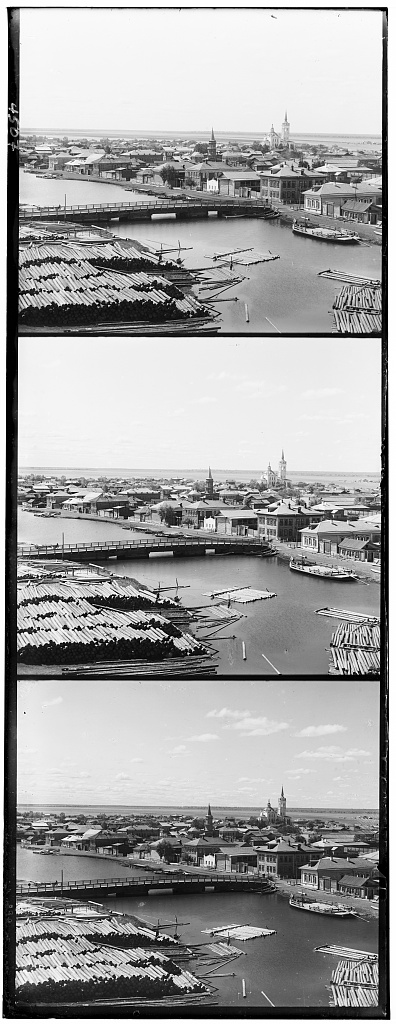
#> input picture proj1/tobolsk.jpg, 396 x 1024 px
$ python recursive_pyramid.py
#> lines starting #> are read from the running program, lines starting #| are printed output that depends on the picture
import numpy as np
import skimage as sk
import time
from pathlib import Path
from skimage import io as skio
from skimage import img_as_ubyte

# more easily track time taken
start = time.time()

def crop_border(img, percent=0.01):
    h, w = img.shape[:2]
    crop_h, crop_w = int(h * percent), int(w * percent)
    return img[crop_h:h-crop_h, crop_w:w-crop_w]

def compute_ncc(a, b):
    """Normalized cross-correlation of two flattened images"""
    a = crop_border(a, .15)
    b = crop_border(b, .15)
    a_flat = a.flatten()
    b_flat = b.flatten()
    return (a_flat / np.linalg.norm(a_flat)) @ (b_flat / np.linalg.norm(b_flat))

def align_recursive(ref, target, depth=3):
    coarse_window = 5
    if depth == 0:  # coarsest level
        best_disp, best_score = np.array([0,0]), -np.inf
        for i in range(-coarse_window, coarse_window+1):
            for j in range(-coarse_window, coarse_window+1):
                shifted = np.roll(target, shift=(i,j), axis=(0,1))
                score = compute_ncc(ref, shifted)
                if score > best_score:
                    best_score, best_disp = score, np.array([i,j])
        return np.roll(target, shift=tuple(best_disp), axis=(0,1)), best_disp

    # downscale by scale
    scale = 0.5
    ref_small = sk.transform.rescale(ref, scale)
    target_small = sk.transform.rescale(target, scale)

    # Recursive alignment at smaller scale
    _, disp_small = align_recursive(ref_small, target_small, depth-1)

    # Scale displacement to current level
    disp_est = (disp_small / scale).astype(int)

    # Refine with a small +-3 pixel window at current resolution
    best_disp, best_score = disp_est.copy(), -np.inf
    for i in range(disp_est[0]-3, disp_est[0]+4):
        for j in range(disp_est[1]-3, disp_est[1]+4):
            shifted = np.roll(target, shift=(i,j), axis=(0,1))
            score = compute_ncc(ref, shifted)
            if score > best_score:
                best_score, best_disp = score, np.array([i,j])

    return np.roll(target, shift=tuple(best_disp), axis=(0,1)), best_disp #np.roll(target, shift=tuple(best_disp), axis=(0,1))
# read in the image
im = skio.imread("tobolsk.jpg")
#> im is the input picture: shape (1024, 396); min 0, max 255, mean 161

# compute the height of each part (just 1/3 of total)
height = im.shape[0] // 3
#> height = 341

# separate color channels
b = im[:height]
g = im[height: 2*height]
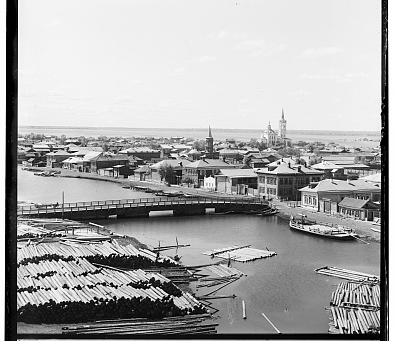
#> g: shape (341, 396); min 0, max 255, mean 168.2
r = im[2*height: 3*height]
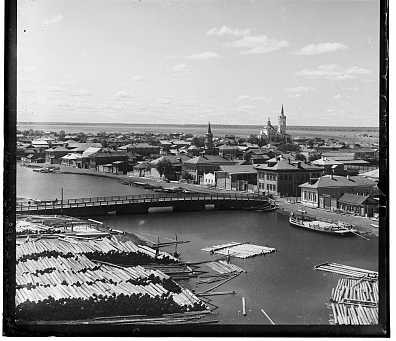
#> r: shape (341, 396); min 0, max 255, mean 140.7

#crop and convert to float
b = crop_border(b)
b = sk.img_as_float(b)
#> b: shape (335, 390) float64

g = crop_border(g)
g = sk.img_as_float(g)
#> g: shape (335, 390) float64

r = crop_border(r)
r = sk.img_as_float(r)
#> r: shape (335, 390) float64


bg, g_best_disp = align_recursive(b, g, 5)
#> the loop in align_recursive, `for i in range(disp_est[0]-3, disp_est[0]+4):` made 7 passes
#> pass 1, in compute_ncc (call 320), `b = crop_border(b, .15)`:
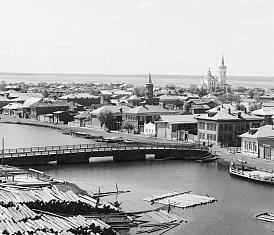
#> b: shape (235, 274) float64; min 0, max 1, mean 0.671
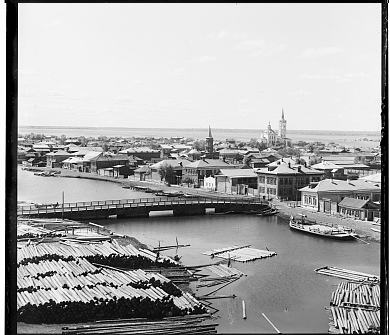
#> bg: shape (335, 390) float64; min 0, max 1, mean 0.655
gr, r_best_disp = align_recursive(bg, r, 5)
#> in align_recursive (call 8), `ref_small = sk.transform.rescale(ref, scale)`:
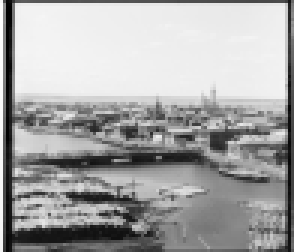
#> ref_small: shape (84, 98) float64 (shown 3 times larger); min 0.00562, max 0.994, mean 0.654
#> in align_recursive (call 8), `target_small = sk.transform.rescale(target, scale)`:
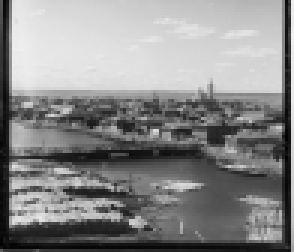
#> target_small: shape (84, 98) float64 (shown 3 times larger); min 0.00454, max 0.946, mean 0.539
#> the loop in align_recursive (call 9), `for i in range(disp_est[0]-3, disp_est[0]+4):` made 7 passes
#> pass 1, in compute_ncc (call 586), `a = crop_border(a, .15)`:
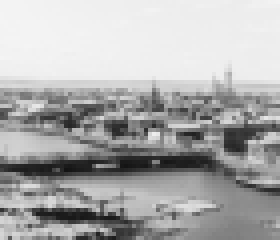
#> a: shape (60, 70) float64 (shown 4 times larger); min 0.0758, max 0.959, mean 0.679
print(bg.shape)
#| (335, 390)
# align the images
# functions that might be useful for aligning the images include:
# np.roll, np.sum, sk.transform.rescale (for multiscale)
print(g_best_disp, r_best_disp)
#| [3 3] [7 4]
# create a color image
im_out = np.dstack((gr, bg, b))
print(im_out.shape)
#| (335, 390, 3)

im_out_uint8 = img_as_ubyte(im_out)  # converts float [0,1] -> uint8 [0,255]
# save the image
fname = 'out_fname.jpg'
skio.imsave(fname, im_out_uint8)

end = time.time()
print(f"Elapsed time: {end - start:.3f} seconds")

# display the image
skio.imshow(im_out)
skio.show()

$ run again, with proj1/cathedral.jpg copied over proj1/tobolsk.jpg
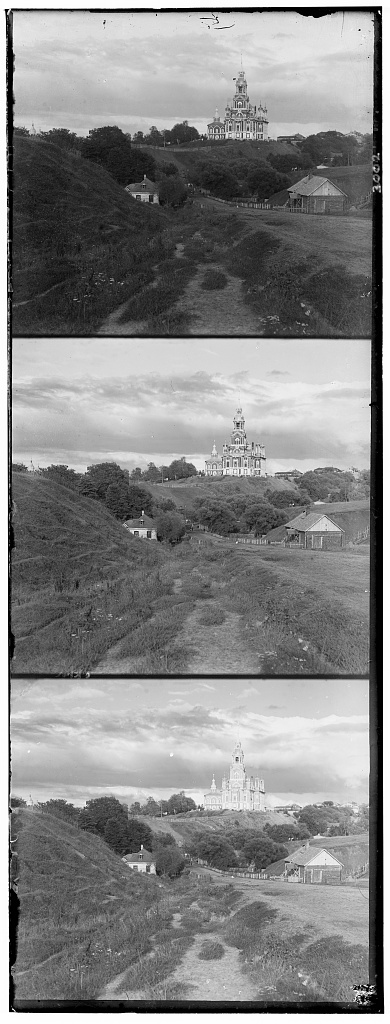
#> input picture proj1/cathedral.jpg, 390 x 1024 px
#> im is the input picture: shape (1024, 390); min 0, max 255, mean 133.7
#> ref_small: shape (84, 96) float64
#> target_small: shape (84, 96) float64
#> ref_small: shape (42, 48) float64
#> target_small: shape (42, 48) float64
#> ref_small: shape (21, 24) float64
#> target_small: shape (21, 24) float64
#> ref_small: shape (168, 192) float64
#> target_small: shape (168, 192) float64
#> ref_small: shape (84, 96) float64
#> in align_recursive (call 8), `target_small = sk.transform.rescale(target, scale)`:
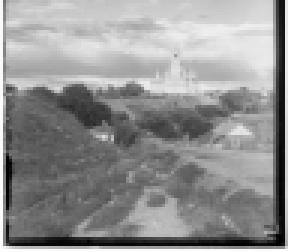
#> target_small: shape (84, 96) float64 (shown 3 times larger); min 0.00436, max 0.996, mean 0.573
#> ref_small: shape (42, 48) float64
#> target_small: shape (42, 48) float64
#> ref_small: shape (21, 24) float64
#> target_small: shape (21, 24) float64
#> the loop in align_recursive (call 9), `for i in range(disp_est[0]-3, disp_est[0]+4):` made 7 passes
#> pass 1, in compute_ncc (call 586), `a = crop_border(a, .15)`:
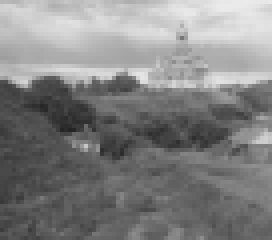
#> a: shape (60, 68) float64 (shown 4 times larger); min 0.141, max 0.926, mean 0.513
#| (335, 384)
#| [5 2] [12  3]
#| (335, 384, 3)
